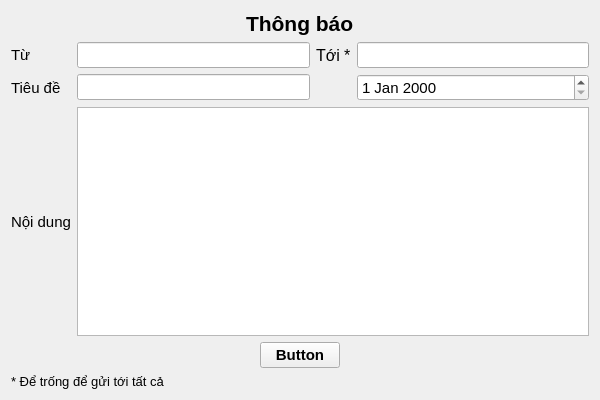
<?xml version="1.0" encoding="UTF-8"?>
<ui version="4.0">
 <class>NotiForm</class>
 <widget class="QWidget" name="NotiForm">
  <property name="geometry">
   <rect>
    <x>0</x>
    <y>0</y>
    <width>600</width>
    <height>400</height>
   </rect>
  </property>
  <property name="minimumSize">
   <size>
    <width>400</width>
    <height>250</height>
   </size>
  </property>
  <property name="windowTitle">
   <string>Thông báo</string>
  </property>
  <layout class="QHBoxLayout" name="horizontalLayout_3">
   <item>
    <layout class="QVBoxLayout" name="verticalLayout">
     <item>
      <layout class="QHBoxLayout" name="horizontalLayout">
       <item>
        <spacer name="horizontalSpacer_4">
         <property name="orientation">
          <enum>Qt::Horizontal</enum>
         </property>
         <property name="sizeHint" stdset="0">
          <size>
           <width>40</width>
           <height>20</height>
          </size>
         </property>
        </spacer>
       </item>
       <item>
        <widget class="QLabel" name="label">
         <property name="font">
          <font>
           <pointsize>16</pointsize>
           <weight>75</weight>
           <bold>true</bold>
          </font>
         </property>
         <property name="text">
          <string>Thông báo</string>
         </property>
        </widget>
       </item>
       <item>
        <spacer name="horizontalSpacer_3">
         <property name="orientation">
          <enum>Qt::Horizontal</enum>
         </property>
         <property name="sizeHint" stdset="0">
          <size>
           <width>40</width>
           <height>20</height>
          </size>
         </property>
        </spacer>
       </item>
      </layout>
     </item>
     <item>
      <layout class="QGridLayout" name="gridLayout">
       <item row="0" column="0">
        <widget class="QLabel" name="label_5">
         <property name="font">
          <font>
           <pointsize>11</pointsize>
          </font>
         </property>
         <property name="text">
          <string>Từ</string>
         </property>
        </widget>
       </item>
       <item row="0" column="1">
        <widget class="QLineEdit" name="fromEdit">
         <property name="font">
          <font>
           <pointsize>11</pointsize>
          </font>
         </property>
        </widget>
       </item>
       <item row="0" column="2">
        <widget class="QLabel" name="label_2">
         <property name="font">
          <font>
           <pointsize>12</pointsize>
          </font>
         </property>
         <property name="text">
          <string>Tới *</string>
         </property>
        </widget>
       </item>
       <item row="0" column="3">
        <widget class="QLineEdit" name="toEdit">
         <property name="font">
          <font>
           <pointsize>11</pointsize>
          </font>
         </property>
        </widget>
       </item>
       <item row="1" column="0">
        <widget class="QLabel" name="label_3">
         <property name="font">
          <font>
           <pointsize>11</pointsize>
          </font>
         </property>
         <property name="text">
          <string>Tiêu đề</string>
         </property>
        </widget>
       </item>
       <item row="1" column="1">
        <widget class="QLineEdit" name="titleEdit">
         <property name="font">
          <font>
           <pointsize>11</pointsize>
          </font>
         </property>
        </widget>
       </item>
       <item row="1" column="2">
        <widget class="QLabel" name="label_6">
         <property name="font">
          <font>
           <pointsize>12</pointsize>
          </font>
         </property>
         <property name="text">
          <string/>
         </property>
        </widget>
       </item>
       <item row="1" column="3">
        <widget class="QDateEdit" name="dateEdit">
         <property name="font">
          <font>
           <pointsize>11</pointsize>
          </font>
         </property>
        </widget>
       </item>
       <item row="2" column="0">
        <widget class="QLabel" name="label_4">
         <property name="font">
          <font>
           <pointsize>11</pointsize>
          </font>
         </property>
         <property name="text">
          <string>Nội dung</string>
         </property>
        </widget>
       </item>
       <item row="2" column="1" colspan="3">
        <widget class="QTextEdit" name="bodyEdit">
         <property name="font">
          <font>
           <pointsize>11</pointsize>
          </font>
         </property>
        </widget>
       </item>
      </layout>
     </item>
     <item>
      <layout class="QHBoxLayout" name="horizontalLayout_2">
       <item>
        <spacer name="horizontalSpacer">
         <property name="orientation">
          <enum>Qt::Horizontal</enum>
         </property>
         <property name="sizeHint" stdset="0">
          <size>
           <width>40</width>
           <height>20</height>
          </size>
         </property>
        </spacer>
       </item>
       <item>
        <widget class="QPushButton" name="button">
         <property name="font">
          <font>
           <pointsize>11</pointsize>
           <weight>75</weight>
           <bold>true</bold>
          </font>
         </property>
         <property name="text">
          <string>Button</string>
         </property>
        </widget>
       </item>
       <item>
        <spacer name="horizontalSpacer_2">
         <property name="orientation">
          <enum>Qt::Horizontal</enum>
         </property>
         <property name="sizeHint" stdset="0">
          <size>
           <width>40</width>
           <height>20</height>
          </size>
         </property>
        </spacer>
       </item>
      </layout>
     </item>
     <item>
      <widget class="QLabel" name="label_7">
       <property name="font">
        <font>
         <pointsize>10</pointsize>
        </font>
       </property>
       <property name="text">
        <string>* Để trống để gửi tới tất cả</string>
       </property>
      </widget>
     </item>
    </layout>
   </item>
  </layout>
 </widget>
 <resources/>
 <connections/>
</ui>
